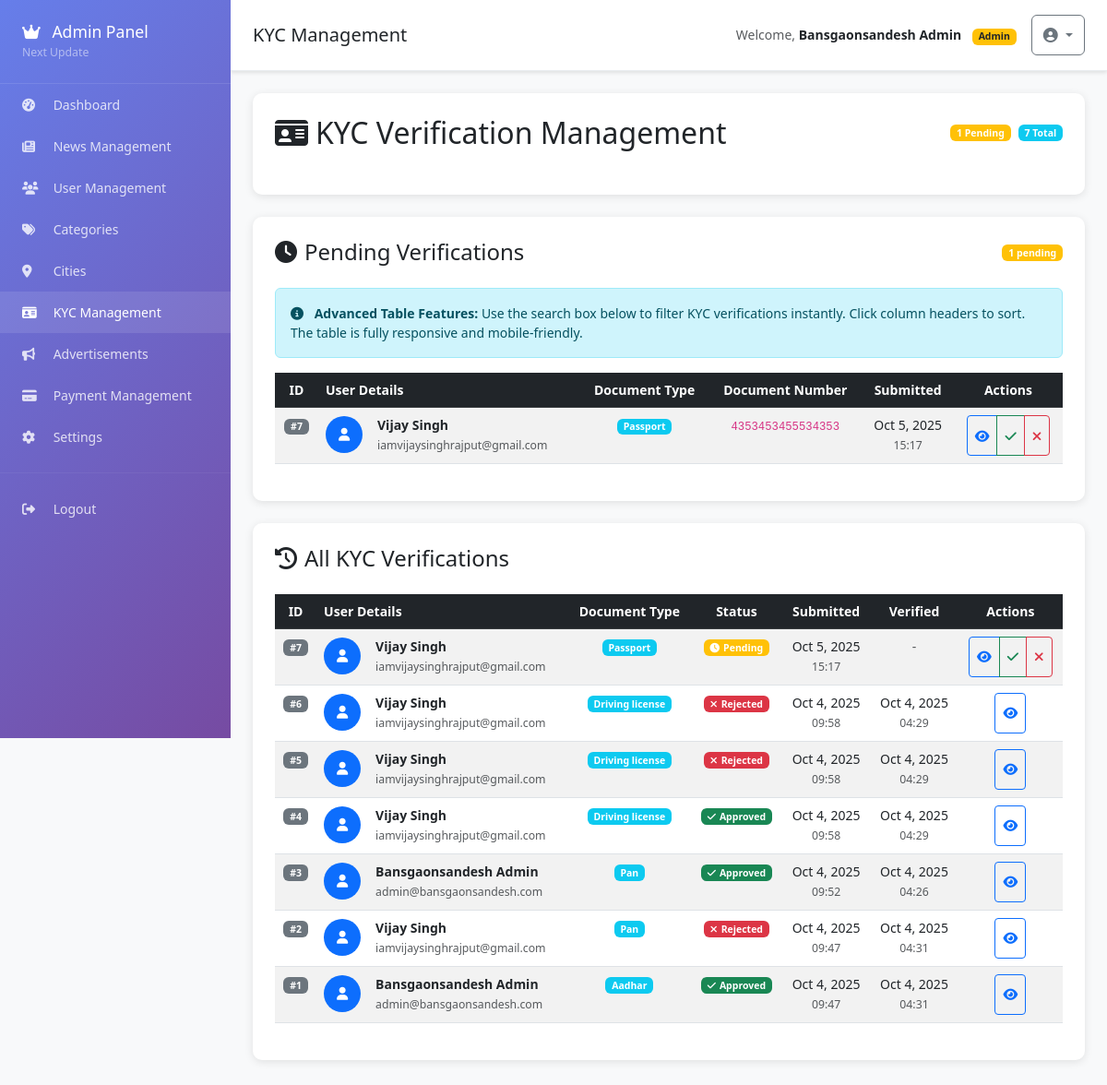
The page /pages/admin/kyc.php (signed in) on the database its author committed.
### tables this page shows
CREATE TABLE `kyc_verifications` (
  `id` int NOT NULL AUTO_INCREMENT,
  `user_id` int NOT NULL,
  `document_type` enum('aadhar','pan','driving_license','passport','voter_id') NOT NULL,
  `document_number` varchar(100) NOT NULL,
  `document_image` varchar(255) NOT NULL,
  `status` enum('pending','approved','rejected') DEFAULT 'pending',
  `admin_notes` text,
  `verified_by` int DEFAULT NULL,
  `verified_at` timestamp NULL DEFAULT NULL,
  `created_at` timestamp NULL DEFAULT CURRENT_TIMESTAMP,
  PRIMARY KEY (`id`),
  KEY `user_id` (`user_id`),
  KEY `verified_by` (`verified_by`),
  CONSTRAINT `kyc_verifications_ibfk_1` FOREIGN KEY (`user_id`) REFERENCES `users` (`id`),
  CONSTRAINT `kyc_verifications_ibfk_2` FOREIGN KEY (`verified_by`) REFERENCES `users` (`id`)
);

CREATE TABLE `users` (
  `id` int NOT NULL AUTO_INCREMENT,
  `username` varchar(50) NOT NULL,
  `email` varchar(100) NOT NULL,
  `password` varchar(255) NOT NULL,
  `full_name` varchar(100) NOT NULL,
  `phone` varchar(20) DEFAULT NULL,
  `city` varchar(50) DEFAULT NULL,
  `referral_code` varchar(20) DEFAULT NULL,
  `referred_by` varchar(20) DEFAULT NULL,
  `points` int DEFAULT '0',
  `is_admin` tinyint(1) DEFAULT '0',
  `is_active` tinyint(1) DEFAULT '1',
  `email_verified` tinyint(1) DEFAULT '0',
  `created_at` timestamp NULL DEFAULT CURRENT_TIMESTAMP,
  `updated_at` timestamp NULL DEFAULT CURRENT_TIMESTAMP ON UPDATE CURRENT_TIMESTAMP,
  `is_verified` tinyint(1) DEFAULT '0',
  `kyc_status` enum('pending','approved','rejected') DEFAULT 'pending',
  `kyc_document` varchar(255) DEFAULT NULL,
  `verification_points_spent` int DEFAULT '0',
  `total_earned_points` int DEFAULT '0',
  `total_spent_points` int DEFAULT '0',
  `last_login` timestamp NULL DEFAULT NULL,
  `profile_image` varchar(255) DEFAULT NULL,
  `bio` text,
  `social_links` json DEFAULT NULL,
  PRIMARY KEY (`id`),
  UNIQUE KEY `username` (`username`),
  UNIQUE KEY `email` (`email`),
  UNIQUE KEY `referral_code` (`referral_code`)
);

### src/services/Database.php (called while the page is built, shortened)
<?php
class Database {
    private static $instance = null;
    private $connection;
    private $config;
    private function __construct() {
        $this->config = require __DIR__ . '/../../config/app.php';
    }
    public static function getInstance() {
        if (self::$instance === null) {
            self::$instance = new self();
        }
        return self::$instance;
    }
    private function connect() {
        try {
            $db = $this->config['database'];
            $dsn = "mysql:host={$db['host']};dbname={$db['database']};charset=utf8mb4";
            $this->connection = new PDO($dsn, $db['username'], $db['password'], [
                PDO::ATTR_ERRMODE => PDO::ERRMODE_EXCEPTION,
                PDO::ATTR_DEFAULT_FETCH_MODE => PDO::FETCH_ASSOC,
                PDO::ATTR_EMULATE_PREPARES => false
            ]);
        } catch (PDOException $e) {
            throw new \Exception("Database connection failed: " . $e->getMessage());
        }
    }
    public function query($sql, $params = []) {
        try {
            $stmt = $this->connection->prepare($sql);
            $stmt->execute($params);
            return $stmt;
        } catch (PDOException $e) {
            throw new \Exception("Query failed: " . $e->getMessage());
        }
    }
    public function fetchAll($sql, $params = []) {
        return $this->query($sql, $params)->fetchAll();
    }
}
?>

### src/models/User.php (called while the page is built, shortened)
<?php
class User {
    private $db;
    public function __construct() {
        $this->db = Database::getInstance();
    }
    public function getAllKYCVerifications() {
        $query = "SELECT kv.*, u.full_name as user_name, u.email as user_email
                  FROM kyc_verifications kv
                  JOIN users u ON kv.user_id = u.id
                  ORDER BY kv.created_at DESC";
        return $this->db->fetchAll($query);
    }
    public function getPendingKYCVerifications() {
        $query = "SELECT kv.*, u.full_name as user_name, u.email as user_email
                  FROM kyc_verifications kv
                  JOIN users u ON kv.user_id = u.id
                  WHERE kv.status = 'pending'
                  ORDER BY kv.created_at ASC";
        return $this->db->fetchAll($query);
    }
}
?>

### config/app.php (called while the page is built, shortened)
<?php
if (!function_exists('getAppUrl')) {
    function getAppUrl() {
        $protocol = (!empty($_SERVER['HTTPS']) && $_SERVER['HTTPS'] !== 'off') ? 'https' : 'http';
        $host = $_SERVER['HTTP_HOST'] ?? 'localhost:8080';
        return $protocol . '://' . $host;
    }
}
if (!function_exists('getEnvironment')) {
    function getEnvironment() {
        $host = $_SERVER['HTTP_HOST'] ?? 'localhost';
        if (strpos($host, 'localhost') !== false || strpos($host, '127.0.0.1') !== false || strpos($host, '192.168.') !== false) {
            return 'development';
        } elseif (strpos($host, 'staging') !== false) {
            return 'staging';
        } elseif (strpos($host, 'skyablyitsolution.com') !== false) {
            return 'production';
        } else {
            return 'production';
        }
    }
}
$environment = getEnvironment();
$appUrl = getAppUrl();
?>

### src/services/Config.php (called while the page is built, shortened)
<?php
class Config {
    private static $config = null;
    public static function setConfig($config) {
        self::$config = $config;
    }
    public static function get($key = null, $default = null) {
        $keys = explode('.', $key);
        $value = self::$config;
        foreach ($keys as $k) {
            if (!isset($value[$k])) {
                return $default;
            }
            $value = $value[$k];
        }
        return $value;
    }
}
?>

### bootstrap-fixed.php (called while the page is built, shortened)
<?php
require_once SRC_PATH . '/services/Config.php';
require_once SRC_PATH . '/services/Database.php';
require_once SRC_PATH . '/services/Router.php';
require_once SRC_PATH . '/models/User.php';
$config = require CONFIG_PATH . '/app.php';
function config($key = null, $default = null) {
    return Config::get($key, $default);
}
function base_url($path = '') {
    return config('app_url') . '/' . ltrim($path, '/');
}
?>

### pages/admin/kyc.php (the view, shortened to what this page needs)
<?php
require_once __DIR__ . '/../../bootstrap-fixed.php';
include APP_PATH . '/views/layouts/admin-header.php';
$userModel = new User();
$errors = [];
try {
    $allKYC = $userModel->getAllKYCVerifications();
    $pendingKYC = $userModel->getPendingKYCVerifications();
} catch (Exception $e) {
    $errors[] = "Failed to load KYC data: " . $e->getMessage();
    $allKYC = [];
    $pendingKYC = [];
}
?>
<div class="dashboard-card">
    <div class="d-flex justify-content-between align-items-center mb-4">
        <h2 class="mb-0">
            <i class="fas fa-id-card me-2"></i>KYC Verification Management
        </h2>
        <div class="d-flex gap-2">
            <span class="badge bg-warning"><?php echo count($pendingKYC); ?> Pending</span>
            <span class="badge bg-info"><?php echo count($allKYC); ?> Total</span>
        </div>
    </div>
</div>
<?php if (!empty($pendingKYC)): ?>
<div class="dashboard-card">
    <div class="d-flex justify-content-between align-items-center mb-4">
        <h4 class="mb-0">
            <i class="fas fa-clock me-2"></i>Pending Verifications
        </h4>
        <span class="badge bg-warning"><?php echo count($pendingKYC); ?> pending</span>
    </div>
    <div class="alert alert-info">
        <i class="fas fa-info-circle me-2"></i>
        <strong>Advanced Table Features:</strong> Use the search box below to filter KYC verifications instantly. Click column headers to sort. The table is fully responsive and mobile-friendly.
    </div>
    <div class="table-responsive">
        <table id="pendingKycTable" class="table table-hover table-striped display">
            <thead class="table-dark">
                <tr>
                    <th class="text-center">ID</th>
                    <th>User Details</th>
                    <th class="text-center">Document Type</th>
                    <th class="text-center">Document Number</th>
                    <th class="text-center">Submitted</th>
                    <th class="text-center">Actions</th>
                </tr>
            </thead>
            <tbody>
                <?php foreach ($pendingKYC as $kyc): ?>
                <tr>
                    <td class="text-center">
                        <span class="badge bg-secondary">#<?php echo $kyc['id']; ?></span>
                    </td>
                    <td>
                        <div class="d-flex align-items-center">
                            <div class="avatar-sm bg-primary text-white rounded-circle d-flex align-items-center justify-content-center me-3" style="width: 40px; height: 40px;">
                                <i class="fas fa-user"></i>
                            </div>
                            <div>
                                <div class="fw-bold"><?php echo htmlspecialchars($kyc['user_name']); ?></div>
                                <small class="text-muted"><?php echo htmlspecialchars($kyc['user_email']); ?></small>
                            </div>
                        </div>
                    </td>
                    <td class="text-center">
                        <span class="badge bg-info"><?php echo ucfirst(str_replace('_', ' ', $kyc['document_type'])); ?></span>
                    </td>
                    <td class="text-center">
                        <code><?php echo htmlspecialchars($kyc['document_number']); ?></code>
                    </td>
                    <td class="text-center">
                        <div class="text-nowrap">
                            <div><?php echo date('M j, Y', strtotime($kyc['created_at'])); ?></div>
                            <small class="text-muted"><?php echo date('H:i', strtotime($kyc['created_at'])); ?></small>
                        </div>
                    </td>
                    <td class="text-center">
                        <div class="btn-group" role="group">
                            <button type="button" class="btn btn-sm btn-outline-primary" onclick="viewDocument('<?php echo base_url($kyc['document_image']); ?>')" title="View Document">
                                <i class="fas fa-eye"></i>
                            </button>
                            <button type="button" class="btn btn-sm btn-outline-success" onclick="approveKYC(<?php echo $kyc['id']; ?>)" title="Approve">
                                <i class="fas fa-check"></i>
                            </button>
                            <button type="button" class="btn btn-sm btn-outline-danger" onclick="rejectKYC(<?php echo $kyc['id']; ?>)" title="Reject">
                                <i class="fas fa-times"></i>
                            </button>
                        </div>
                    </td>
                </tr>
                <?php endforeach; ?>
            </tbody>
        </table>
    </div>
</div>
<?php endif; ?>
<div class="dashboard-card">
    <h4 class="mb-4">
        <i class="fas fa-history me-2"></i>All KYC Verifications
    </h4>
    <div class="table-responsive">
        <table id="allKycTable" class="table table-hover table-striped display">
            <thead class="table-dark">
                <tr>
                    <th class="text-center">ID</th>
                    <th>User Details</th>
                    <th class="text-center">Document Type</th>
                    <th class="text-center">Status</th>
                    <th class="text-center">Submitted</th>
                    <th class="text-center">Verified</th>
                    <th class="text-center">Actions</th>
                </tr>
            </thead>
            <tbody>
                <?php foreach ($allKYC as $kyc): ?>
                <tr>
                    <td class="text-center">
                        <span class="badge bg-secondary">#<?php echo $kyc['id']; ?></span>
                    </td>
                    <td>
                        <div class="d-flex align-items-center">
                            <div class="avatar-sm bg-primary text-white rounded-circle d-flex align-items-center justify-content-center me-3" style="width: 40px; height: 40px;">
                                <i class="fas fa-user"></i>
                            </div>
                            <div>
                                <div class="fw-bold"><?php echo htmlspecialchars($kyc['user_name']); ?></div>
                                <small class="text-muted"><?php echo htmlspecialchars($kyc['user_email']); ?></small>
                            </div>
                        </div>
                    </td>
                    <td class="text-center">
                        <span class="badge bg-info"><?php echo ucfirst(str_replace('_', ' ', $kyc['document_type'])); ?></span>
                    </td>
                    <td class="text-center">
                        <?php if ($kyc['status'] === 'approved'): ?>
                            <span class="badge bg-success">
                                <i class="fas fa-check me-1"></i>Approved
                            </span>
                        <?php elseif ($kyc['status'] === 'pending'): ?>
                            <span class="badge bg-warning">
                                <i class="fas fa-clock me-1"></i>Pending
                            </span>
                        <?php else: ?>
                            <span class="badge bg-danger">
                                <i class="fas fa-times me-1"></i>Rejected
                            </span>
                        <?php endif; ?>
                    </td>
                    <td class="text-center">
                        <div class="text-nowrap">
                            <div><?php echo date('M j, Y', strtotime($kyc['created_at'])); ?></div>
                            <small class="text-muted"><?php echo date('H:i', strtotime($kyc['created_at'])); ?></small>
                        </div>
                    </td>
                    <td class="text-center">
                        <?php if ($kyc['verified_at']): ?>
                            <div class="text-nowrap">
                                <div><?php echo date('M j, Y', strtotime($kyc['verified_at'])); ?></div>
                                <small class="text-muted"><?php echo date('H:i', strtotime($kyc['verified_at'])); ?></small>
                            </div>
                        <?php else: ?>
                            <span class="text-muted">-</span>
                        <?php endif; ?>
                    </td>
                    <td class="text-center">
                        <div class="btn-group" role="group">
                            <button type="button" class="btn btn-sm btn-outline-primary" onclick="viewDocument('<?php echo base_url($kyc['document_image']); ?>')" title="View Document">
                                <i class="fas fa-eye"></i>
                            </button>
                            <?php if ($kyc['status'] === 'pending'): ?>
                                <button type="button" class="btn btn-sm btn-outline-success" onclick="approveKYC(<?php echo $kyc['id']; ?>)" title="Approve">
                                    <i class="fas fa-check"></i>
                                </button>
                                <button type="button" class="btn btn-sm btn-outline-danger" onclick="rejectKYC(<?php echo $kyc['id']; ?>)" title="Reject">
                                    <i class="fas fa-times"></i>
                                </button>
                            <?php endif; ?>
                        </div>
                    </td>
                </tr>
                <?php endforeach; ?>
            </tbody>
        </table>
    </div>
</div>
<?php include APP_PATH . '/views/layouts/admin-footer.php'; ?>

### app/views/layouts/admin-header.php (style rules this page uses)
body { background-color: #f8f9fa; font-size: 14px; -webkit-text-size-adjust: 100%; -webkit-tap-highlight-color: transparent; -webkit-touch-callout: none; -webkit-user-select: none; -moz-user-select: none; -ms-user-select: none; user-select: none; }
* { -webkit-tap-highlight-color: transparent; }
.btn, .nav-link, .form-control, .form-select { min-height: 44px; touch-action: manipulation; }
html, body { overflow-x: hidden; width: 100%; }
.dashboard-card { background: white; border-radius: 10px; padding: 1.5rem; box-shadow: 0 2px 10px rgba(0,0,0,0.1); margin-bottom: 1.5rem; }

### rows shown on the page
kyc_verifications: id "7", user.full_name "Vijay Singh", user.email "iamvijaysinghrajput@gmail.com", document_type "Passport", document_number "4353453455534353", created_at "Oct 5, 2025", created_at "15:17", status "pending" (drawn)
kyc_verifications: id "6", user.full_name "Vijay Singh", user.email "iamvijaysinghrajput@gmail.com", document_type "Driving license", status "rejected" (drawn), created_at "Oct 4, 2025", created_at "09:58", verified_at "Oct 4, 2025", verified_at "04:29"
kyc_verifications: id "5", user.full_name "Vijay Singh", user.email "iamvijaysinghrajput@gmail.com", document_type "Driving license", status "rejected" (drawn), created_at "Oct 4, 2025", created_at "09:58", verified_at "Oct 4, 2025", verified_at "04:29"
kyc_verifications: id "4", user.full_name "Vijay Singh", user.email "iamvijaysinghrajput@gmail.com", document_type "Driving license", status "approved" (drawn), created_at "Oct 4, 2025", created_at "09:58", verified_at "Oct 4, 2025", verified_at "04:29"
kyc_verifications: id "3", user.full_name "Bansgaonsandesh Admin", user.email "admin@bansgaonsandesh.com", document_type "Pan", status "approved" (drawn), created_at "Oct 4, 2025", created_at "09:52", verified_at "Oct 4, 2025", verified_at "04:26"
kyc_verifications: id "2", user.full_name "Vijay Singh", user.email "iamvijaysinghrajput@gmail.com", document_type "Pan", status "rejected" (drawn), created_at "Oct 4, 2025", created_at "09:47", verified_at "Oct 4, 2025", verified_at "04:31"
kyc_verifications: id "1", user.full_name "Bansgaonsandesh Admin", user.email "admin@bansgaonsandesh.com", document_type "Aadhar", status "approved" (drawn), created_at "Oct 4, 2025", created_at "09:47", verified_at "Oct 4, 2025", verified_at "04:31"

### other values the page prints
config('app_name') "Next Update"
$page_title "KYC Management"
session('full_name') "Bansgaonsandesh Admin"
count($pendingKYC) "1"
count($allKYC) "7"
